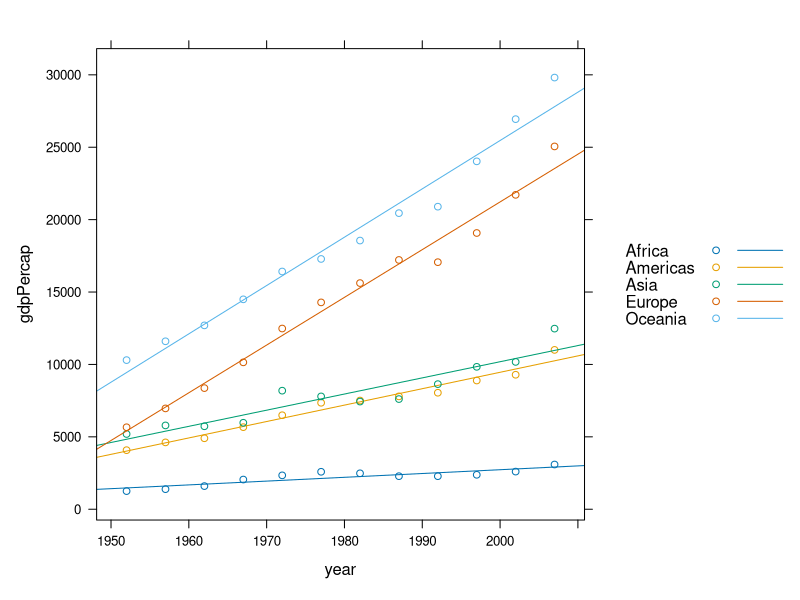

Reproduce this figure in R.
## ---- chunk 1
library("lattice")
gDat <- read.delim("gapminderDataFiveYear.txt")
## ---- chunk 2
str(gDat)
## ---- chunk 3
continentGdpByYear <- aggregate( gdpPercap ~ continent + year, data = gDat, FUN = mean )
xyplot(gdpPercap ~ year, continentGdpByYear, group = continent, type = c("p","r"), auto.key = list(space = "right"))
